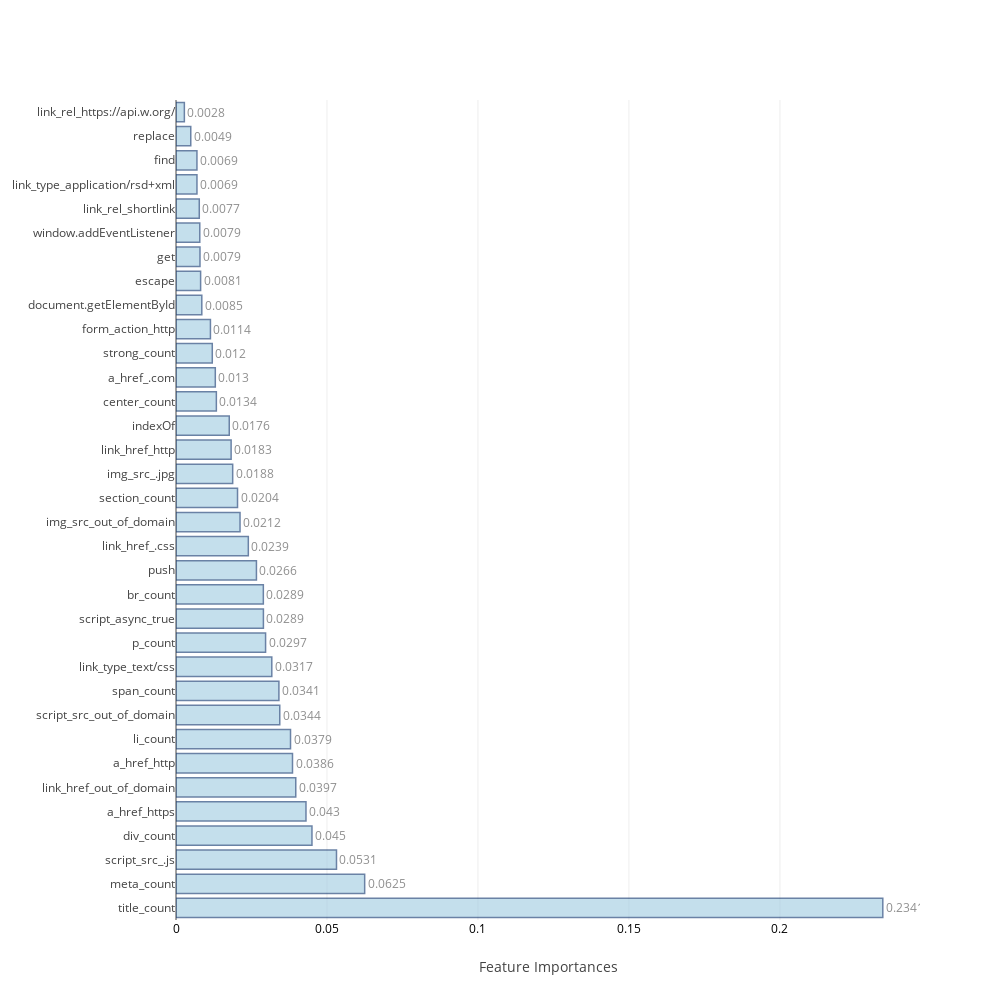

Notebook cell for this chart:
### Markdown cell above
### <a id='1.B' style="text-decoration : none; color : #000000;"> B. Average Feature Importances</a>

### Code cell
feat_impt_plot(np.average(feat_imp,axis=0),columns)

### Figure 1 — Plotly figure (JSON) as saved in the notebook; plotly's stock layout.template omitted (floating-point values rounded to 4 significant figures)
{"data": [{"marker": {"color": "rgb(158,202,225)", "line": {"color": "rgb(8,48,107)", "width": 1.5}}, "opacity": 0.6, "orientation": "h", "text": [0.2341, 0.0625, 0.0531, 0.045, 0.043, 0.0397, 0.0386, 0.0379, 0.0344, 0.0341, 0.0317, 0.0297, 0.0289, 0.0289, 0.0266, 0.0239, 0.0212, 0.0204, 0.0188, 0.0183, 0.0176, 0.0134, 0.013, 0.012, 0.0114, 0.0085, 0.0081, 0.0079, 0.0079, 0.0077, 0.0069, 0.0069, 0.0049, 0.0028], "textposition": "outside", "type": "bar", "uid": "9f5e81a0-8d0c-4d21-819b-24e40fbc531c", "x": [0.2341, 0.06248, 0.05315, 0.04503, 0.04304, 0.03966, 0.03858, 0.03792, 0.03436, 0.03408, 0.03172, 0.02967, 0.02895, 0.02892, 0.02664, 0.02395, 0.0212, 0.02037, 0.01877, 0.01826, 0.01763, 0.01337, 0.01301, 0.01202, 0.0114, 0.008543, 0.00815, 0.007942, 0.007871, 0.007707, 0.006938, 0.006935, 0.004889, 0.002769], "y": ["title_count", "meta_count", "script_src_.js", "div_count", "a_href_https", "link_href_out_of_domain", "a_href_http", "li_count", "script_src_out_of_domain", "span_count", "link_type_text/css", "p_count", "script_async_true", "br_count", "push", "link_href_.css", "img_src_out_of_domain", "section_count", "img_src_.jpg", "link_href_http", "indexOf", "center_count", "a_href_.com", "strong_count", "form_action_http", "document.getElementById", "escape", "get", "window.addEventListener", "link_rel_shortlink", "link_type_application/rsd+xml", "find", "replace", "link_rel_https://api.w.org/"]}], "layout": {"autosize": false, "height": 1000, "width": 1000, "xaxis": {"tickfont": {"color": "black", "size": 12}, "title": "Feature Importances"}, "yaxis": {"automargin": true}}}
